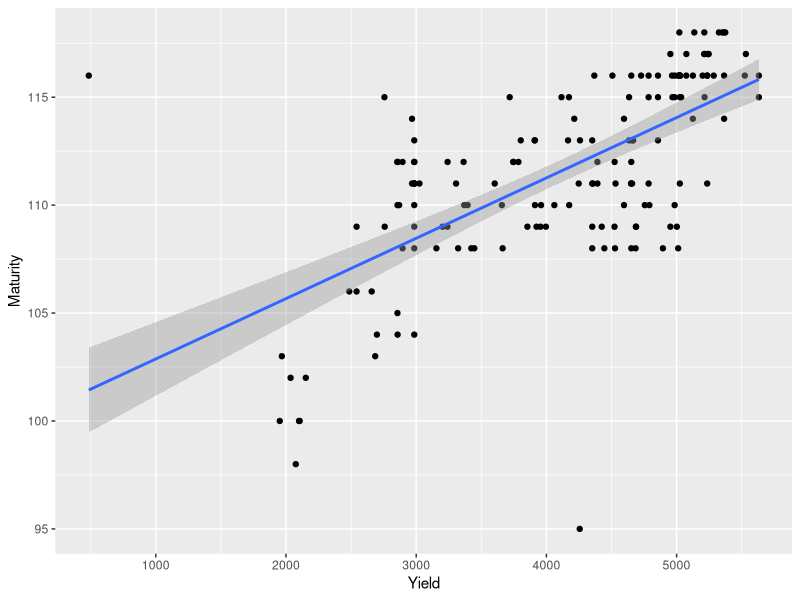

Generate this figure with R:
library(tidyverse)
library(svglite)
library(ggplot2)
library(readxl)


data <- read_excel("./data/WheatBreedingSampleData.xlsx", sheet = "Breeding")

plt <- ggplot(data, aes(Yield, Maturity)) + 
  geom_point() + 
  geom_smooth(method='lm')


ggsave('plot.svg', plot=plt, width = 16, height = 9, units = "cm", dpi = 600, device = svglite)
